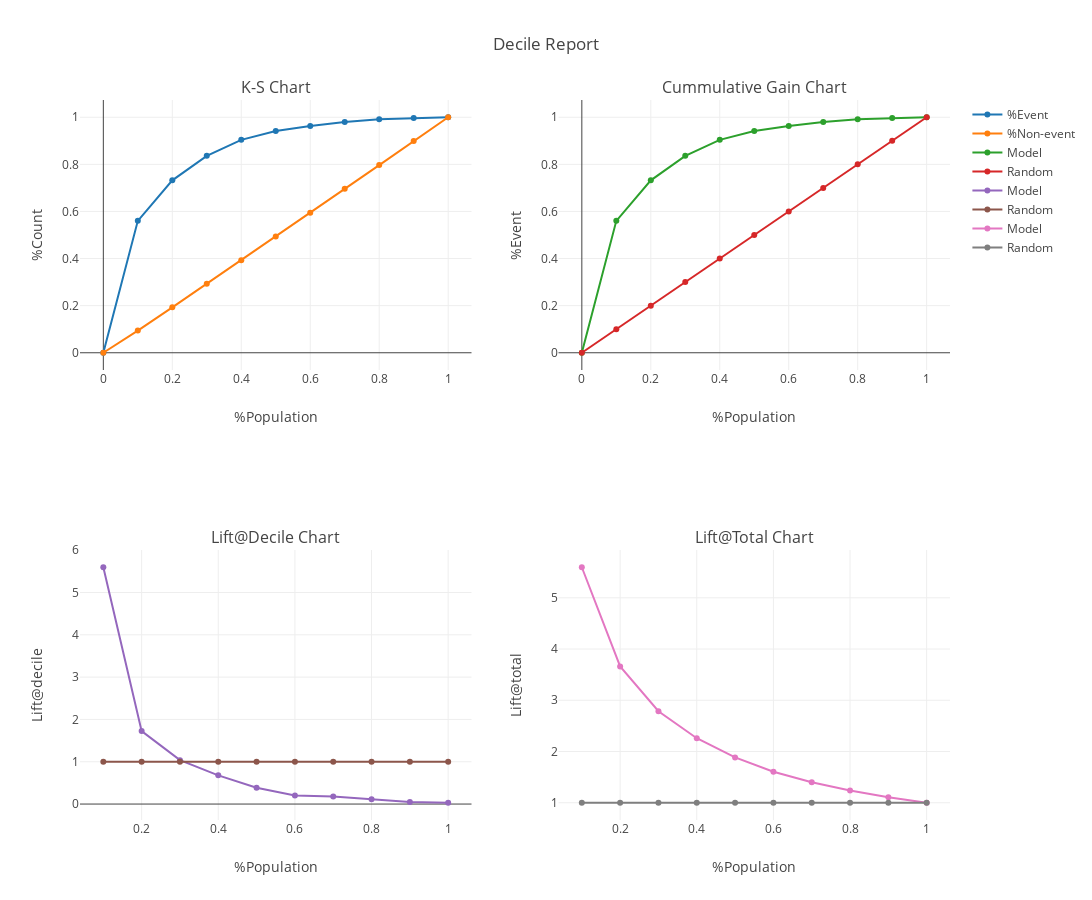

Here is the notebook cell this chart was saved with:
### Code cell
#Data
x1 = dr_data['cum%pop'].tolist()
y1 = dr_data['cum%num1'].tolist()
y2 = dr_data['cum%num0'].tolist()
y3 = dr_data['lift@decile'].tolist()
y4 = [1] * 10
y5= dr_data['lift@total'].tolist()


#KS
ks1 = go.Scatter(name='%Event', x=[0]+x1, y=[0]+y1)
ks2 = go.Scatter(name='%Non-event', x=[0]+x1, y=[0]+y2)

#Gain
gain1 = go.Scatter(name='Model', x=[0]+x1, y=[0]+y1)
gain2 = go.Scatter(name='Random', x=[0]+x1, y=[0]+x1)

#Lift@Decile
lift_d1 = go.Scatter(name='Model', x=x1, y=y3)
lift_d2 = go.Scatter(name='Random', x=x1, y=y4)

#Lift@Total
lift_t1 = go.Scatter(name='Model', x=x1, y=y5)
lift_t2 = go.Scatter(name='Random', x=x1, y=y4)



fig = plotly.tools.make_subplots(rows=2, cols=2, subplot_titles=('K-S Chart', 'Cummulative Gain Chart', 
                                                                 'Lift@Decile Chart', 'Lift@Total Chart'))
fig.append_trace(ks1, 1, 1)
fig.append_trace(ks2, 1, 1)

fig.append_trace(gain1, 1, 2)
fig.append_trace(gain2, 1, 2)

fig.append_trace(lift_d1, 2, 1)
fig.append_trace(lift_d2, 2, 1)

fig.append_trace(lift_t1, 2, 2)
fig.append_trace(lift_t2, 2, 2)

fig['layout']['xaxis1'].update(title='%Population')
fig['layout']['xaxis2'].update(title='%Population')
fig['layout']['xaxis3'].update(title='%Population')
fig['layout']['xaxis4'].update(title='%Population')

fig['layout']['yaxis1'].update(title='%Count')
fig['layout']['yaxis2'].update(title='%Event')
fig['layout']['yaxis3'].update(title='Lift@decile')
fig['layout']['yaxis4'].update(title='Lift@total')

fig['layout']['legend'].update()

fig['layout'].update(legend=dict(), title='Decile Report', width=1100, height=900)
plotly.offline.iplot(fig)

### Figure 1 — Plotly figure (JSON) as saved in the notebook; plotly's stock layout.template omitted (floating-point values rounded to 4 significant figures)
{"data": [{"name": "%Event", "type": "scatter", "x": [0, 0.1, 0.2, 0.3, 0.4, 0.5, 0.6, 0.7, 0.8, 0.9, 1], "xaxis": "x1", "y": [0, 0.56, 0.732, 0.836, 0.904, 0.942, 0.963, 0.98, 0.992, 0.997, 1], "yaxis": "y1"}, {"name": "%Non-event", "type": "scatter", "x": [0, 0.1, 0.2, 0.3, 0.4, 0.5, 0.6, 0.7, 0.8, 0.9, 1], "xaxis": "x1", "y": [0, 0.094, 0.193, 0.293, 0.393, 0.494, 0.595, 0.696, 0.797, 0.899, 1], "yaxis": "y1"}, {"name": "Model", "type": "scatter", "x": [0, 0.1, 0.2, 0.3, 0.4, 0.5, 0.6, 0.7, 0.8, 0.9, 1], "xaxis": "x2", "y": [0, 0.56, 0.732, 0.836, 0.904, 0.942, 0.963, 0.98, 0.992, 0.997, 1], "yaxis": "y2"}, {"name": "Random", "type": "scatter", "x": [0, 0.1, 0.2, 0.3, 0.4, 0.5, 0.6, 0.7, 0.8, 0.9, 1], "xaxis": "x2", "y": [0, 0.1, 0.2, 0.3, 0.4, 0.5, 0.6, 0.7, 0.8, 0.9, 1], "yaxis": "y2"}, {"name": "Model", "type": "scatter", "x": [0.1, 0.2, 0.3, 0.4, 0.5, 0.6, 0.7, 0.8, 0.9, 1], "xaxis": "x3", "y": [5.596, 1.724, 1.038, 0.679, 0.387, 0.202, 0.18, 0.116, 0.048, 0.031], "yaxis": "y3"}, {"name": "Random", "type": "scatter", "x": [0.1, 0.2, 0.3, 0.4, 0.5, 0.6, 0.7, 0.8, 0.9, 1], "xaxis": "x3", "y": [1, 1, 1, 1, 1, 1, 1, 1, 1, 1], "yaxis": "y3"}, {"name": "Model", "type": "scatter", "x": [0.1, 0.2, 0.3, 0.4, 0.5, 0.6, 0.7, 0.8, 0.9, 1], "xaxis": "x4", "y": [5.596, 3.66, 2.786, 2.259, 1.885, 1.604, 1.401, 1.24, 1.108, 1], "yaxis": "y4"}, {"name": "Random", "type": "scatter", "x": [0.1, 0.2, 0.3, 0.4, 0.5, 0.6, 0.7, 0.8, 0.9, 1], "xaxis": "x4", "y": [1, 1, 1, 1, 1, 1, 1, 1, 1, 1], "yaxis": "y4"}], "layout": {"annotations": [{"font": {"size": 16}, "showarrow": false, "text": "K-S Chart", "x": 0.225, "xanchor": "center", "xref": "paper", "y": 1, "yanchor": "bottom", "yref": "paper"}, {"font": {"size": 16}, "showarrow": false, "text": "Cummulative Gain Chart", "x": 0.775, "xanchor": "center", "xref": "paper", "y": 1, "yanchor": "bottom", "yref": "paper"}, {"font": {"size": 16}, "showarrow": false, "text": "Lift@Decile Chart", "x": 0.225, "xanchor": "center", "xref": "paper", "y": 0.375, "yanchor": "bottom", "yref": "paper"}, {"font": {"size": 16}, "showarrow": false, "text": "Lift@Total Chart", "x": 0.775, "xanchor": "center", "xref": "paper", "y": 0.375, "yanchor": "bottom", "yref": "paper"}], "height": 900, "legend": {}, "title": "Decile Report", "width": 1100, "xaxis1": {"anchor": "y1", "domain": [0, 0.45], "title": "%Population"}, "xaxis2": {"anchor": "y2", "domain": [0.55, 1], "title": "%Population"}, "xaxis3": {"anchor": "y3", "domain": [0, 0.45], "title": "%Population"}, "xaxis4": {"anchor": "y4", "domain": [0.55, 1], "title": "%Population"}, "yaxis1": {"anchor": "x1", "domain": [0.625, 1], "title": "%Count"}, "yaxis2": {"anchor": "x2", "domain": [0.625, 1], "title": "%Event"}, "yaxis3": {"anchor": "x3", "domain": [0, 0.375], "title": "Lift@decile"}, "yaxis4": {"anchor": "x4", "domain": [0, 0.375], "title": "Lift@total"}}}
